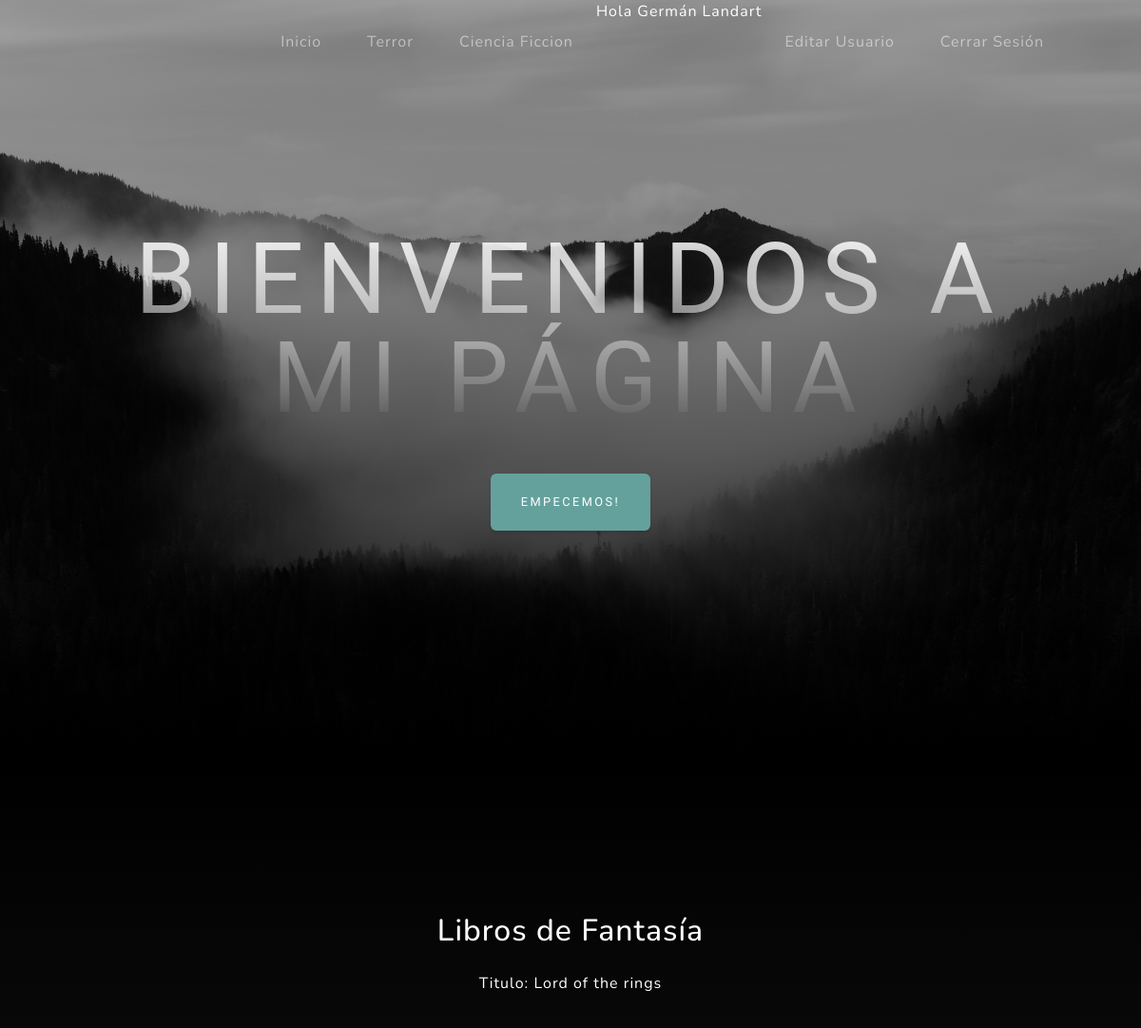
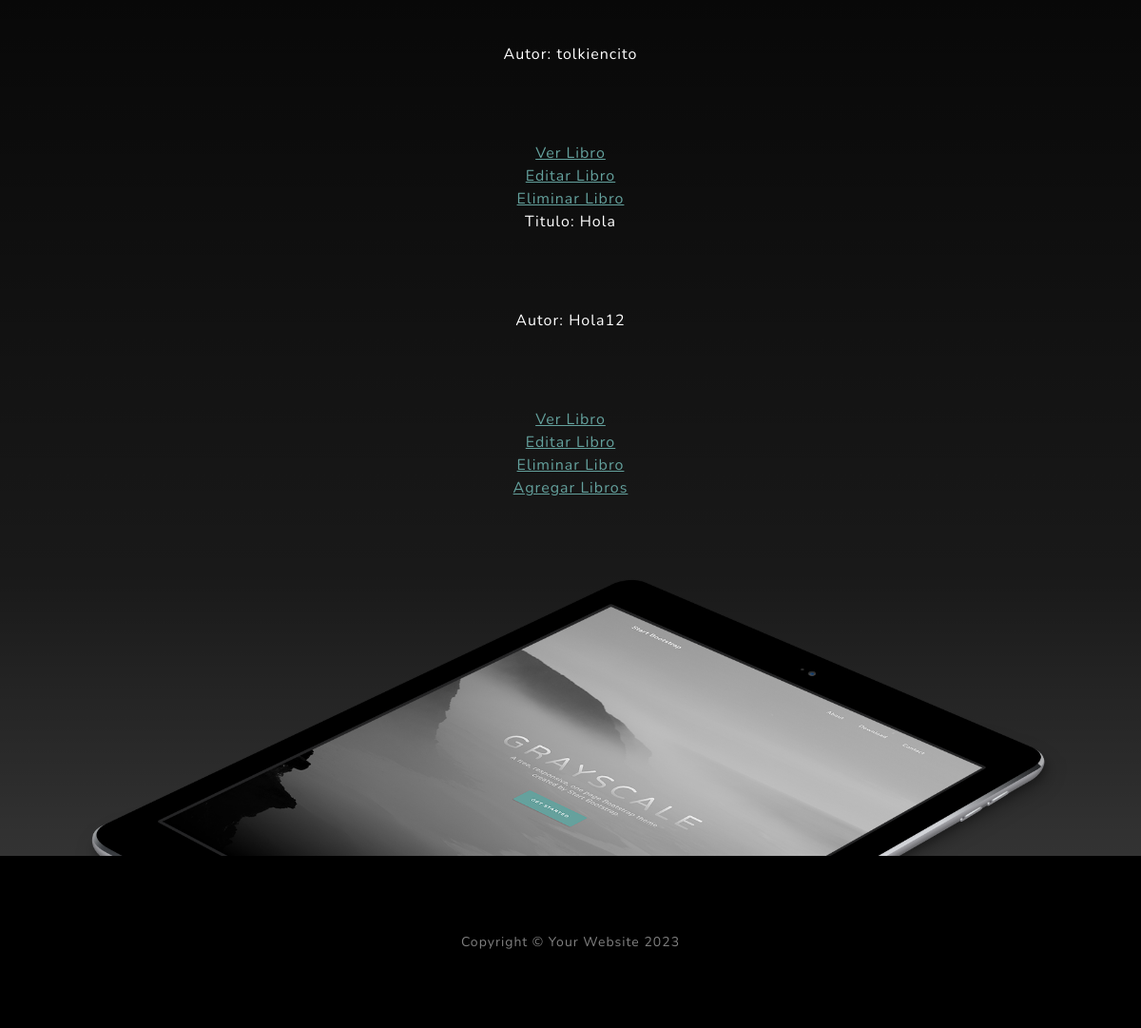
The app's page /AppCoder/fantasia/list/ (signed in) with its own data (2 pictures, top to bottom).
### AppCoder/models.py (models this page shows, shortened)
class Fantasia(models.Model):
    libro = models.CharField(max_length=60)
    autor = models.CharField(max_length=60)
    year = models.IntegerField()

### AppCoder/views.py (the view)
# urls.py: path("fantasia/list/", ListaFantasia.as_view(), name="FantasiaLeer"),
class ListaFantasia(LoginRequiredMixin, ListView):
    model = Fantasia

### AppCoder/templates/AppCoder/fantasia_list.html
{% extends "AppCoder/padre.html" %}
{% load static %}
{% block titulo %}
Bienvenidos a mi página
{% endblock %}
{% block titulo2 %}
Empecemos!
{% endblock %}
{% block descripcion %}
Libros de Fantasía
{% endblock %}
{% block form %}
{% for fantasia in object_list %}
<p>Titulo: {{fantasia.libro}}</p>
<p>Autor: {{fantasia.autor}}</p>
<a href="{% url 'FantasiaDetalle' fantasia.id %}"> Ver Libro  </a>
<br>
<a href="{% url 'FantasiaActualizar' fantasia.id %}"> Editar Libro  </a>
<br>
<a href="{% url 'FantasiaBorrar' fantasia.id %}"> Eliminar Libro  </a>
<br>
{% endfor  %}
<a href="{% url 'FantasiaCrear' %}"> Agregar Libros  </a>
{% endblock %}

### AppCoder/templates/AppCoder/padre.html (shortened to what this page needs)
<!DOCTYPE html>
<html lang="en">
    <head>
        {% load static %}
        <link href="{% static 'AppCoder/css/styles.css' %}" rel="stylesheet" />
    </head>
    <body id="page-top">
        <nav class="navbar navbar-expand-lg navbar-light fixed-top" id="mainNav">
            <div class="container px-4 px-lg-5">
                <div class="collapse navbar-collapse" id="navbarResponsive">
                    <ul class="navbar-nav ms-auto">
                        <li class="nav-item"><a class="nav-link" href="{% url 'Inicio' %}">Inicio</a></li>
                        <li class="nav-item"><a class="nav-link" href="{% url 'TerrorLeer' %}">Terror</a></li>
                        <li class="nav-item"><a class="nav-link" href="{% url 'CienciaFiccionLeer' %}">Ciencia Ficcion</a></li>
                        {% if request.user.is_authenticated %}
                        <p style="color: white;">Hola {{user.first_name}} {{user.last_name}}</p>
                        <li class="nav-item"><a class="nav-link" href="{% url 'EditarUsuario' %}">Editar Usuario</a></li>
                        <li class="nav-item"><a class="nav-link" href="{% url 'Logout' %}">Cerrar Sesión</a></li>
                        {% else %}
                        <li class="nav-item"><a class="nav-link" href="{% url 'SignUp' %}">Registrarse</a></li>
                        <li class="nav-item"><a class="nav-link" href="{% url 'Login' %}">Iniciar Sesión</a></li>
                        {% endif %}
                    </ul>
                </div>
            </div>
        </nav>
        <header class="masthead">
            <div class="container px-4 px-lg-5 d-flex h-100 align-items-center justify-content-center">
                <div class="d-flex justify-content-center">
                    <div class="text-center">
                        <h1 class="mx-auto my-0 text-uppercase">
                        {% block titulo %}
                        {% endblock %}
                        </h1>
                        <a class="btn btn-primary" href="#about">
                            {% block titulo2 %}
                            {% endblock %}
                        </a>
                    </div>
                </div>
            </div>
        </header>
        <section class="about-section text-center" id="about">
            <div class="container px-4 px-lg-5">
                <div class="row gx-4 gx-lg-5 justify-content-center">
                    <div class="col-lg-8">
                        <h2 class="text-white mb-4">
                            {% block descripcion %}
                            {% endblock %}
                        </h2>
                        <font color="white"font>
                        {% block form %}
                        {% endblock %}
                    </div>
                </div>
                <img class="img-fluid" src="{% static 'AppCoder/assets/img/ipad.png' %}" alt="..." />
            </div>
        </section>
        <footer class="footer bg-black small text-center text-white-50"><div class="container px-4 px-lg-5">Copyright &copy; Your Website 2023</div></footer>
    </body>
</html>

### records on screen
Fantasia: libro "Lord of the rings", autor "tolkiencito"
Fantasia: libro "Hola", autor "Hola12"

### other values on screen
{{ user.first_name }} "Germán"
{{ user.last_name }} "Landart"
